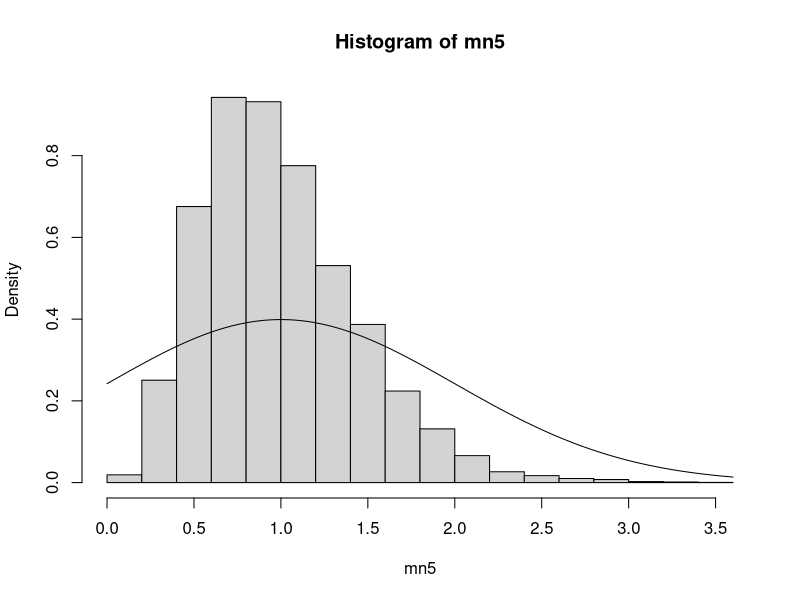
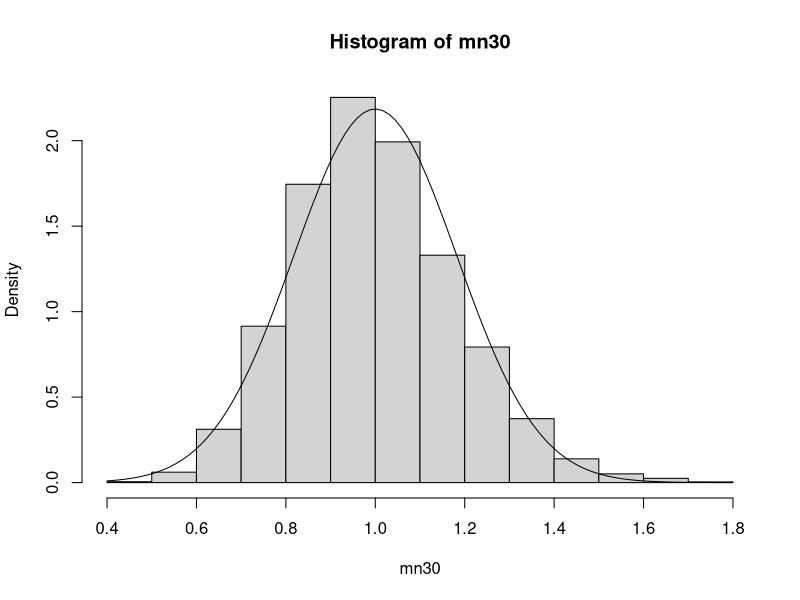
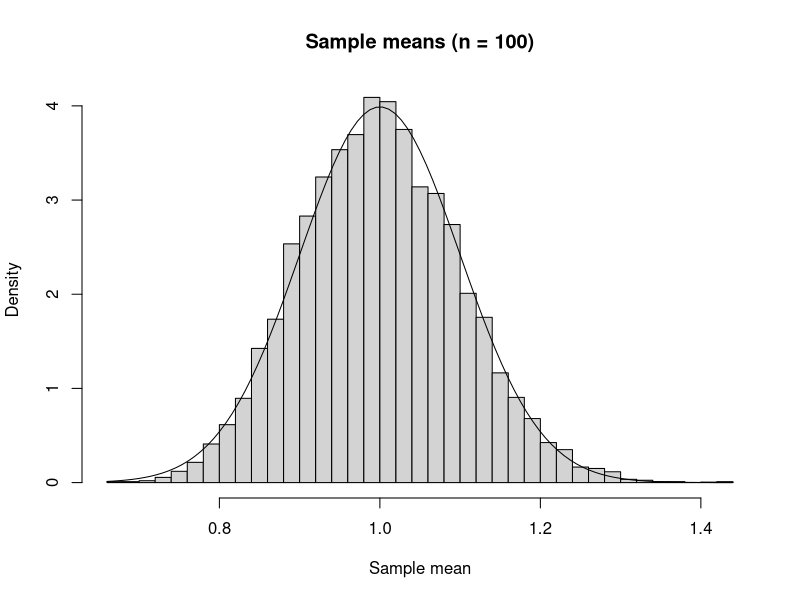
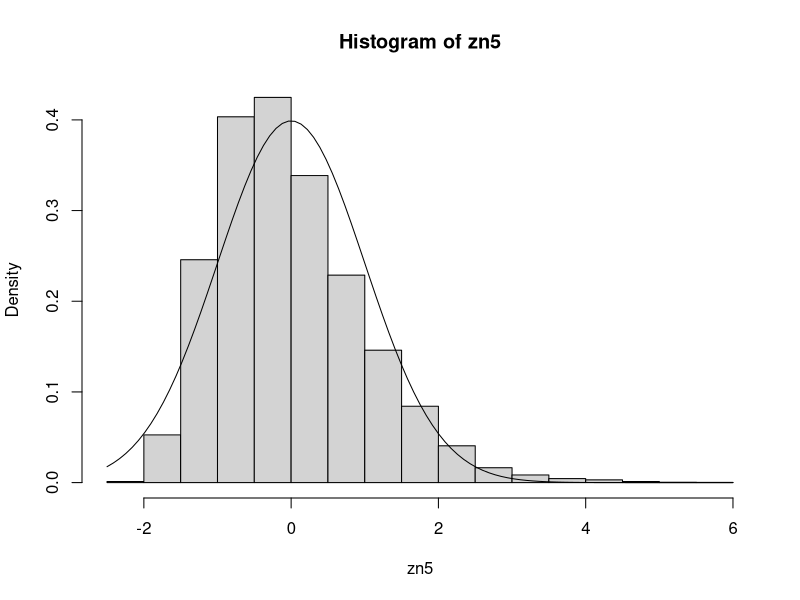
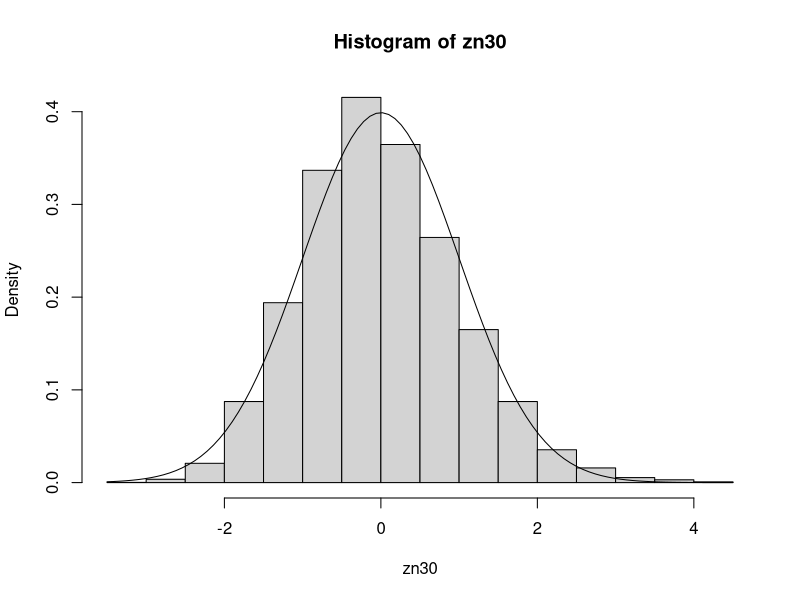
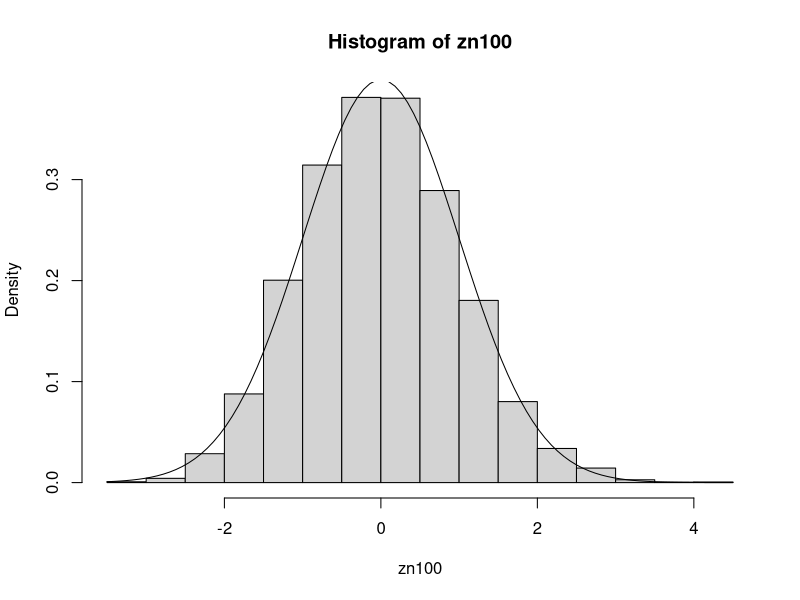
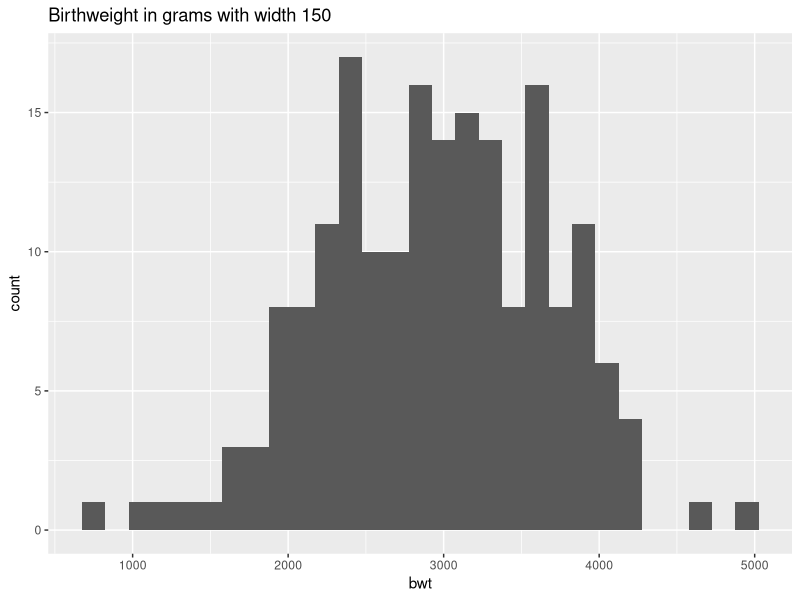
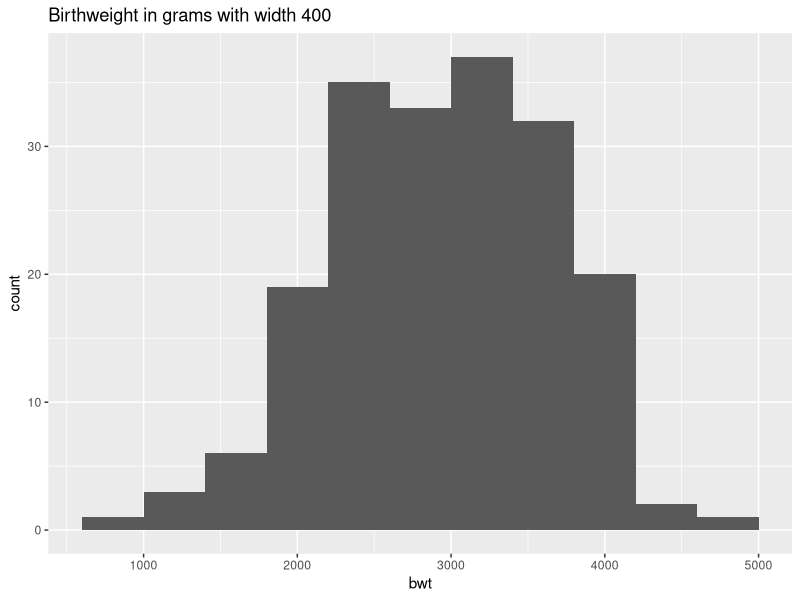

Source code (R) for these figures, in order:
## ---- chunk 1
knitr::opts_chunk$set(echo = TRUE, message = FALSE, warning = FALSE)
set.seed(123)
## ---- chunk 2
x <- c(1, 2, 2, 3, 3, 3)
g <- factor(c("A","B","A","B","B","A"))
df <- data.frame(x = x, g = g)
str(df)
## ---- chunk 3
    tapply(df$x, df$g, mean)
## ---- chunk 4
    n <- 50000
    draws = sample(1:100,n,T)
    mean(draws%%3==0)
    mean(draws%%3==0|draws%%5==0)
## ---- chunk 5
    n5 <- replicate(10000,rexp(5,1))
    n30 <- replicate(10000,rexp(30,1))
    n100 <- replicate(10000,rexp(100,1))
## ---- chunk 6
    mn5 <- colMeans(n5)
    mn30 <- colMeans(n30)
    mn100 <- colMeans(n100)
## ---- chunk 7
    hist(mn5, probability = TRUE)
    curve(dnorm(x, mean = 1, sd = 1), add = TRUE)

    hist(mn30, probability = TRUE)
    curve(dnorm(x, mean = 1, sd = 1/sqrt(30)), add = TRUE)

    hist(mn100, probability = TRUE, breaks = 40,
         main = "Sample means (n = 100)",
         xlab = "Sample mean")

    curve(dnorm(x, mean = 1, sd = 1/sqrt(100)), add = TRUE)
## ---- chunk 8
    mu <- 1
    sigma <- 1
    zn5 <- (mn5-1)/(sigma/sqrt(5))
    zn30 <- (mn30-1)/(sigma/sqrt(30))
    zn100 <- (mn100-1)/(sigma/sqrt(100))
## ---- chunk 9
    hist(zn5,probability = T)
    curve(dnorm(x,0,1),add = T)

    hist(zn30,probability = T)
    curve(dnorm(x,0,1),add = T)

    hist(zn100,probability = T)
    curve(dnorm(x,0,1),add = T)
## ---- chunk 10
library(MASS)
library(dplyr)
library(ggplot2)
library(forcats)

data(birthwt)

bwt <- birthwt %>%
  mutate(
    smoke = factor(smoke, levels = c(0,1), labels = c("No","Yes")),
    ht    = factor(ht, levels = c(0,1), labels = c("No","Yes")),
    ui    = factor(ui, levels = c(0,1), labels = c("No","Yes")),
    low   = factor(low, levels = c(0,1), labels = c("No","Yes"))
  )
## ---- chunk 11
    ggplot(bwt, aes(x=bwt))+
      geom_histogram(binwidth = 150)+
      ggtitle("Birthweight in grams with width 150")

    ggplot(bwt, aes(x=bwt))+
      geom_histogram(binwidth = 400)+
      ggtitle("Birthweight in grams with width 400")
## ---- chunk 12
    ggplot(bwt, aes(x=bwt))+
      stat_ecdf()+
      ggtitle("ECDF for bwt")
## ---- chunk 13
    mean(bwt$bwt <= 2500)
## ---- chunk 14
    ggplot(bwt, aes(x=bwt, y=smoke))+
      geom_boxplot()
## ---- chunk 15
    bwt %>% group_by(smoke)%>% summarise(median(bwt, na.rm= T))
## ---- chunk 16

## ---- chunk 17
    contab <- table(bwt$smoke,bwt$low)
    contab
## ---- chunk 18
    probtab <- prop.table(contab,1)
    probtab
## ---- chunk 19
    chisq.test(contab)
## ---- chunk 20
    plot(bwt$bwt,bwt$lwt)
## ---- chunk 21
    cor(bwt$bwt,bwt$lwt)
## ---- chunk 22
fit <- lm(bwt$bwt ~ bwt$lwt)
summary(fit)
## ---- chunk 23
confint(fit,"bwt$lwt",level = 0.95)
## ---- chunk 24
#Since p < 0.05, we reject H₀ and conclude that maternal weight is significantly associated with birth weight.

## ---- chunk 25
fit <- lm(bwt ~ lwt, data = bwt)
x0 <- 130
pred_ci <- predict(fit,newdata = data.frame(lwt = x0),interval = "confidence",level = 0.95)
pred_ci

pred_pi <- predict(fit,newdata = data.frame(lwt = x0),interval = "prediction",level = 0.95)
pred_pi


## ---- chunk 26
e <- residuals(fit)
plot(e,
     xlab = "Observation index",
     ylab = "Residuals",
     main = "Residuals vs Observation Index")
abline(h = 0, col = "red")

qqnorm(e)
qqline(e, col = "red")

## ---- chunk 27
t.test(bwt$bwt,conf.level= 0.95)
